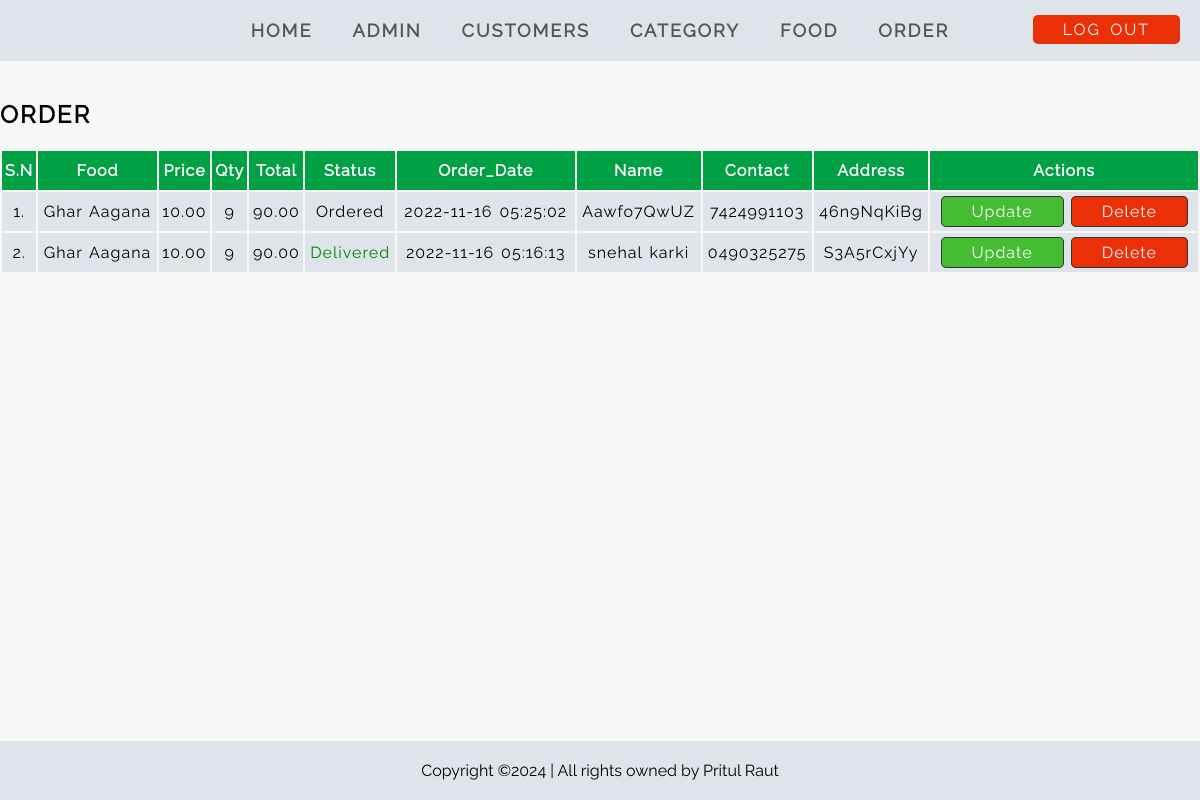
The app's page /adminPanel/manage-order.php (signed in) with its own data.
### tables this page shows
CREATE TABLE `order` (
  `id` int(10) UNSIGNED NOT NULL,
  `food` varchar(150) NOT NULL,
  `price` decimal(10,2) NOT NULL,
  `qty` int(11) NOT NULL,
  `total` decimal(10,2) NOT NULL,
  `order_date` datetime NOT NULL,
  `status` varchar(50) NOT NULL,
  `customer_name` varchar(150) NOT NULL,
  `customer_contact` varchar(20) NOT NULL,
  `customer_email` varchar(150) NOT NULL,
  `customer_address` varchar(255) NOT NULL,
  `image_name` varchar(255) NOT NULL
);

### adminPanel/manage-order.php (the view, shortened to what this page needs)
<?php include 'nav.php' ?>
<div class="main-content">
    <div class="wrapper order">
        <div class="admin-header">
            <h2> <strong class="title-letter-space text-uppercase">Order</strong></h2>
        </div>
        <table class="full-width text-center normal-word-space">
            <thead>
                <tr>
                    <th>S.N</th>
                    <th>Food</th>
                    <th>Price</th>
                    <th>Qty</th>
                    <th>Total</th>
                    <th>Status</th>
                    <th>Order_Date</th>
                    <th>Name</th>
                    <th>Contact</th>
                    <th>Address</th>
                    <th>Actions</th>
                </tr>
            </thead>
            <tbody>
                <?php
                $sql = "select * from `order` order by id desc";
                $res = mysqli_query($conn, $sql);
                if ($res) {
                    $count = mysqli_num_rows($res);
                    $sn = 1;
                    if ($count > 0) {
                        while ($row = mysqli_fetch_assoc($res)) {
                            $id = $row['id'];
                            $food = $row['food'];
                            $price = $row['price'];
                            $Qty = $row['qty'];
                            $total = $row['total'];
                            $order_date = $row['order_date'];
                            $status = $row['status'];
                            $customer_name = $row['customer_name'];
                            $customer_contact = $row['customer_contact'];
                            $customer_address = $row['customer_address'];
                ?>
                            <tr>
                                <td><?php echo $sn++; ?>. </td>
                                <td><?php echo $food; ?></td>
                                <td><?php echo $price; ?></td>
                                <td><?php echo $Qty; ?></td>
                                <td><?php echo $total; ?></td>
                                <td>
                                    <?php
                                    if ($status == "Ordered") {
                                        echo "<label>$status</label>";
                                    } elseif ($status == "On Delivery") {
                                        echo "<label style='color: orange;'>$status</label>";
                                    } elseif ($status == "Delivered") {
                                        echo "<label style='color: green;'>$status</label>";
                                    } elseif ($status == "Cancelled") {
                                        echo "<label style='color: red;'>$status</label>";
                                    }
                                    ?>
                                </td>
                                <td><?php echo $order_date; ?></td>
                                <td><?php echo $customer_name; ?></td>
                                <td><?php echo $customer_contact; ?></td>
                                <td><?php echo $customer_address; ?></td>
                                <td>
                                    <a href="<?php echo INDEXPAGE ?>adminPanel/update-orders.php?id=<?php echo $id; ?>" class="link-btn btn-primary-color">Update</a>
                                    <a href="<?php echo INDEXPAGE ?>adminPanel/delete-order.php?id=<?php echo $id; ?>" class="link-btn btn-danger-color">Delete</a>
                                </td>
                            </tr>
                <?php
                        }
                    }
                }
                ?>
            </tbody>
        </table>
    </div>
</div>
<?php include 'footer.php'  ?>

### css/style.css (style rules this page uses)
* { margin : 0; padding : 0; box-sizing: border-box; }
:root { --primary-color : #00A145; --secondary-color : #dfe4ea; --btn-primary-color: #44bd32; --btn-danger-color : #eb2f06; --btn-add-color : #4a69bd; }
body { font-family : 'raleway-regular'; background-color: #f7f7f7; font-size : 16px; }
.text-center { text-align: center; }
.text-uppercase { text-transform: uppercase; }
.title-letter-space { letter-spacing: 2px; word-spacing : 3px; }
.normal-word-space { letter-spacing: 1px; word-spacing : 2px; }
.full-width { width: 100%; }
.wrapper { width : 80%; margin: 0 auto; }
.order { width: 100%; }
.main-content { margin: 30px 0; }
table { margin-top: 20px; margin-bottom: 100px; }
table th { padding: 1%; }
table td { padding: 1%; }
table tbody { background-color: var(--secondary-color); }
table thead tr { background-color: var(--primary-color); color : white; }
table tr a { text-decoration: none; color : black; padding : 5px 15px; border : 1px solid #333; }
.admin-header { margin-top: 100px; display : flex; justify-content: space-between; }
.link-btn { text-decoration: none; color : white; padding : 5px 30px; border-radius : 5px; transition : 0.3s; }
.btn-primary-color { background-color: var(--btn-primary-color); }
.btn-danger-color { background-color: var(--btn-danger-color); }

### adminPanel/manage-order.php (style rules this page uses)
table th { padding: 10px 2px; }
table td { padding: 10px 2px; }
table tbody { background-color: var(--secondary-color); }
table thead tr { background-color: var(--primary-color); color: white; }
table tr a { text-decoration: none; color: black; padding: 5px 15px; border: 1px solid #333; }

### records on screen
order: food "Ghar Aagana", price "10.00", qty "9", total "90.00", status "Ordered", order_date "2022-11-16 05:25:02", customer_name "Aawfo7QwUZ", customer_contact "7424991103", customer_address "46n9NqKiBg"
order: food "Ghar Aagana", price "10.00", qty "9", total "90.00", status "Delivered", order_date "2022-11-16 05:16:13", customer_name "snehal karki", customer_contact "0490325275", customer_address "S3A5rCxjYy"
